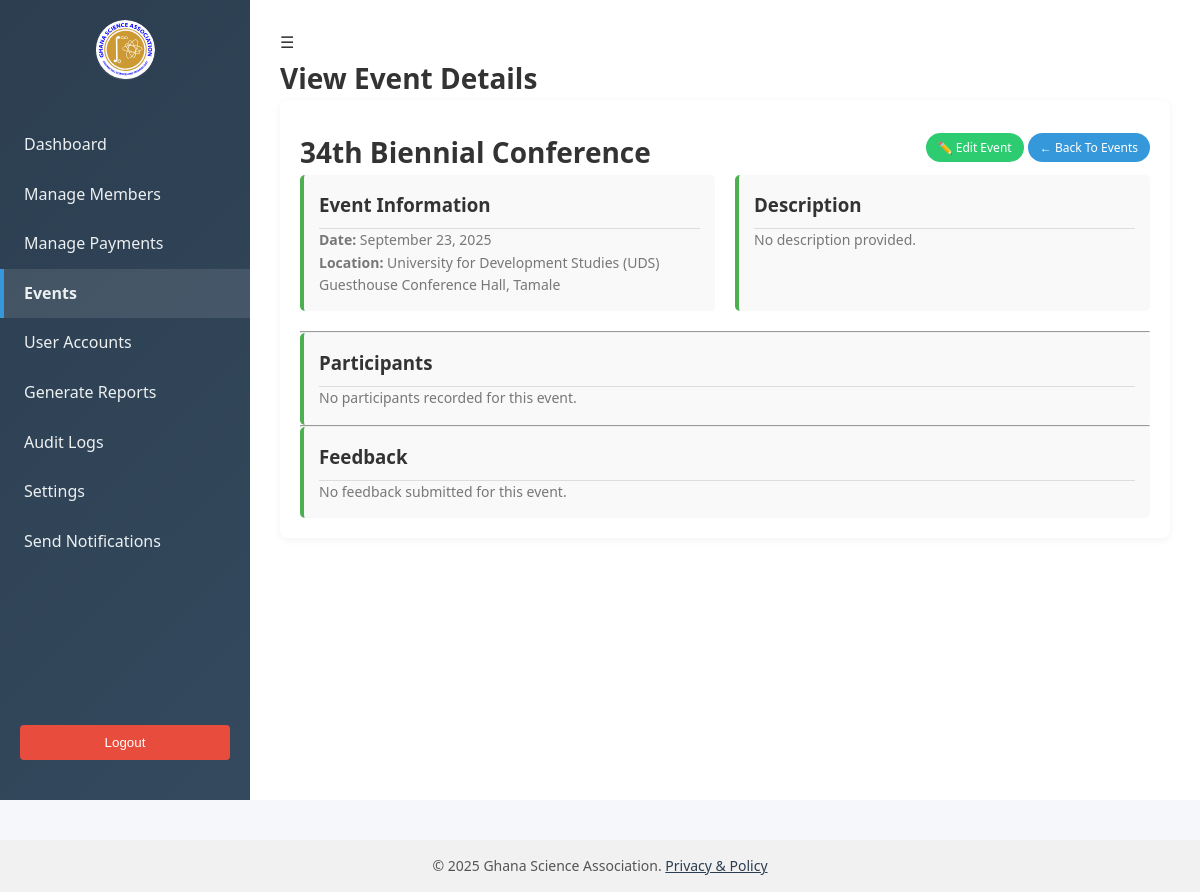
Page /dashboards/view_event.php?id=2 (signed in) on the committed database.
### tables this page shows
CREATE TABLE `events` (
  `id` int(11) NOT NULL,
  `name` varchar(100) DEFAULT NULL,
  `event_date` datetime DEFAULT NULL,
  `location` varchar(150) DEFAULT NULL,
  `description` text DEFAULT NULL,
  `image_path` varchar(255) DEFAULT NULL
);

### dashboards/view_event.php (the view, shortened to what this page needs)
<?php
require_once '../includes/db_connect.php';
$event_id = intval($_GET['id'] ?? 0);
$stmt = $conn->prepare("SELECT * FROM events WHERE id = ?");
$stmt->bind_param("i", $event_id);
$stmt->execute();
$event = $stmt->get_result()->fetch_assoc();
$participants_stmt = $conn->prepare("
    SELECT m.member_id, m.first_name, m.last_name, ep.participation_date, ep.event_role
    FROM event_participation ep
    JOIN members m ON ep.member_id = m.id
    WHERE ep.event_id = ?
    ORDER BY ep.participation_date DESC
");
$participants_stmt->bind_param("i", $event_id);
$participants_stmt->execute();
$participants = $participants_stmt->get_result()->fetch_all(MYSQLI_ASSOC);
$feedback_stmt = $conn->prepare("
    SELECT f.comment, f.date_submitted, m.first_name, m.last_name
    FROM feedback f
    JOIN members m ON f.member_id = m.id
    WHERE f.event_id = ?
    ORDER BY f.date_submitted DESC
");
$feedback_stmt->bind_param("i", $event_id);
$feedback_stmt->execute();
$feedback = $feedback_stmt->get_result()->fetch_all(MYSQLI_ASSOC);
include '../includes/header.php';
?>
<div class="dashboard">
    <aside class="sidebar">
        <div class="logo"></div>
        <nav>
            <a href="admin_dashboard.php">Dashboard</a>
            <a href="manage_members.php">Manage Members</a>
            <a href="manage_payments.php">Manage Payments</a>
            <a href="manage_events.php" class="active">Events</a>
            <a href="manage_users.php">User Accounts</a>
            <a href="generate_reports.php">Generate Reports</a>
            <a href="view_logs.php">Audit Logs</a>
            <a href="settings.php">Settings</a>
            <a href="send_notifications.php">Send Notifications</a>
        </nav>
        <form action="../logout.php" method="post" style="width: 100%; display: flex; justify-content: center; margin-top: auto;">
            <button type="submit" class="logout">Logout</button>
        </form>
    </aside>
    <main class="main">
        <header>
            <div class="hamburger" onclick="document.querySelector('.sidebar').classList.toggle('active')">☰</div>
            <h1>View Event Details</h1>
        </header>
        <div class="card" style="padding: 20px;">
            <div style="display: flex; justify-content: space-between; align-items: center;">
                <h2><?= htmlspecialchars($event['name'] ?? 'Unnamed Event') ?></h2>
                <div>
                    <a href="edit_event.php?id=<?= $event['id'] ?>" class="badge approved">✏️ Edit Event</a>
                    <a href="manage_events.php" class="badge info">← Back to Events</a>
                </div>
            </div>
            <div class="member-details-grid">
                <div class="member-section">
                    <h3>Event Information</h3>
                    <p><strong>Date:</strong>
                        <?= !empty($event['event_date']) ? date('F j, Y', strtotime($event['event_date'])) : 'N/A' ?>
                    </p>
                    <p><strong>Location:</strong> <?= htmlspecialchars($event['location'] ?? 'N/A') ?></p>
                </div>
                <div class="member-section">
                    <h3>Description</h3>
                    <p><?= nl2br(htmlspecialchars($event['description'] ?? 'No description provided.')) ?></p>
                </div>
            </div>
            <hr>
            <div class="member-section">
                <h3>Participants</h3>
                <?php if ($participants): ?>
                    <ul>
                        <?php foreach ($participants as $p): ?>
                            <li>
                                <?= htmlspecialchars($p['first_name'] . ' ' . $p['last_name']) ?>
                                (<?= htmlspecialchars($p['event_role'] ?: 'Attendee') ?>) –
                                <?= date('F j, Y', strtotime($p['participation_date'])) ?>
                            </li>
                        <?php endforeach; ?>
                    </ul>
                <?php else: ?>
                    <p>No participants recorded for this event.</p>
                <?php endif; ?>
            </div>
            <hr>
            <div class="member-section">
                <h3>Feedback</h3>
                <?php if ($feedback): ?>
                    <?php foreach ($feedback as $f): ?>
                        <div style="border: 1px solid #ccc; border-radius: 6px; padding: 10px; margin-bottom: 10px;">
                            <p><strong><?= htmlspecialchars($f['first_name'] . ' ' . $f['last_name']) ?></strong></p>
                            <p><?= nl2br(htmlspecialchars($f['comment'])) ?></p>
                            <p style="font-size: small; color: gray;">Submitted on <?= date('F j, Y - g:i A', strtotime($f['date_submitted'])) ?></p>
                        </div>
                    <?php endforeach; ?>
                <?php else: ?>
                    <p>No feedback submitted for this event.</p>
                <?php endif; ?>
            </div>
        </div>
    </main>
</div>
<?php include '../includes/footer.php'; ?>

### assets/styles.css (style rules this page uses)
* { margin: 0; padding: 0; box-sizing: border-box; }
body { font-family: 'Segoe UI', Tahoma, Geneva, Verdana, sans-serif; background: #f4f6f9; color: #333; line-height: 1.6; background-color: #f5f7fa; }
:root { --primary-color: #3498db; --secondary-color: #2c3e50; --accent-color: #e74c3c; --light-gray: #f5f5f5; --light-color: #ecf0f1; --medium-gray: #e0e0e0; --dark-gray: #333; --dark-color: #34495e; --danger-color: #e74c3c; --white: #ffffff; --success-color: #2ecc71; --warning-color: #f39c12; --danger-color: #e74c3c; --info-color: #3498db; --sidebar-bg: #2f3640; --sidebar-hover: #414b57; --card-shadow: 0 2px 8px rgba(0,0,0,0.05); --transition: all 0.3s ease; --success-color: #2ecc71; }
.dashboard { display: flex; min-height: 100vh; }
.sidebar { width: 250px; background: linear-gradient(135deg, #2c3e50, #34495e); color: white; display: flex; flex-direction: column; align-items: center; padding: 20px 0; position: fixed; left: 0; top: 0; bottom: 0; height: 100vh; z-index: 1000; }
.sidebar .logo { width: 60px; height: 60px; background: url('gsa_logo.svg') no-repeat center; background-size: contain; border-radius: 50%; margin-bottom: 40px; }
.sidebar nav { display: flex; flex-direction: column; width: 100%; flex-grow: 1; }
.sidebar nav a { display: block; padding: 12px 20px; color: #ecf0f1; text-decoration: none; transition: var(--transition); border-left: 4px solid transparent; }
.sidebar nav a.active { background-color: rgba(255, 255, 255, 0.1); border-left: 4px solid var(--primary-color); font-weight: bold; }
.main { flex: 1; padding: 30px; margin-left: 250px; background-color: var(--white); transition: var(--transition); }
header h1 { margin: 0; color: var(--dark-gray); font-size: 28px; }
.logo { height: 80px; display: flex; align-items: center; justify-content: center; border-bottom: 1px solid rgba(255, 255, 255, 0.1); }
.card { flex: 1; background: white; padding: 25px; border-radius: 8px; box-shadow: var(--card-shadow); transition: transform 0.3s, box-shadow 0.3s; }
.card p { color: #777; font-size: 14px; }
.card h2 { font-size: 28px; margin-top: 10px; color: var(--dark-gray); }
.badge { display: inline-block; padding: 5px 12px; border-radius: 20px; font-size: 12px; font-weight: 500; color: white; text-decoration: none; transition: var(--transition); text-transform: capitalize; }
.badge.paid, .badge.approved, .badge.attended, .badge.success { background-color: var(--success-color); }
.badge.registered, .badge.info { background-color: var(--info-color); }
.logout { background: var(--danger-color); color: white; border: none; padding: 10px 20px; border-radius: 4px; cursor: pointer; margin: 20px auto; display: block; width: calc(100% - 40px); }
button { background:#2f3640; color:white; padding:10px 20px; border:none; border-radius:4px; cursor:pointer; }
a { text-decoration: none; }
.member-details-grid { display: grid; grid-template-columns: 1fr 1fr; gap: 20px; margin-bottom: 20px; }
.member-section { background: #f9f9f9; padding: 15px; border-radius: 5px; border-left: 4px solid #4CAF50; }
.member-section h3 { margin-top: 0; color: #333; border-bottom: 1px solid #ddd; padding-bottom: 8px; }

### rows in the picture
events: name "34th Biennial Conference", event_date "September 23, 2025", location "University for Development Studies (UDS) Guesthouse Conference Hall, Tamale", description "No description provided."
